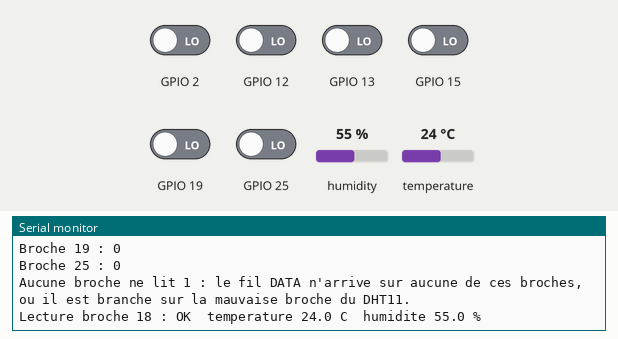
The program below on a simulated ESP32. Shown: the last lines printed to the serial monitor. The test bench sets the inputs (shaded band); at power-on: GPIO 2, GPIO 12, GPIO 13, GPIO 15, GPIO 19, GPIO 25 LOW, humidity 55 %, temperature 24 °C.

Above: at 4.2 s.
4.3 s: humidity set to 22 %
At 7.5 s:
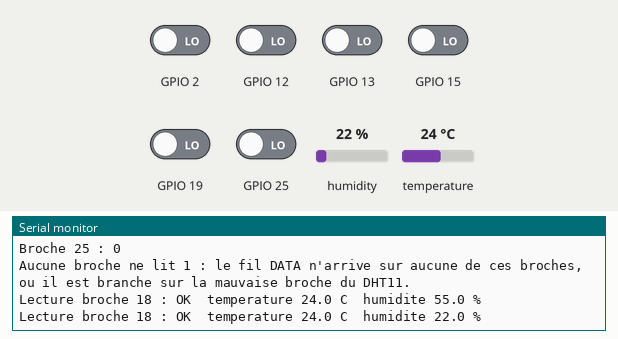
8.1 s: temperature set to 12 °C
At 10.6 s:
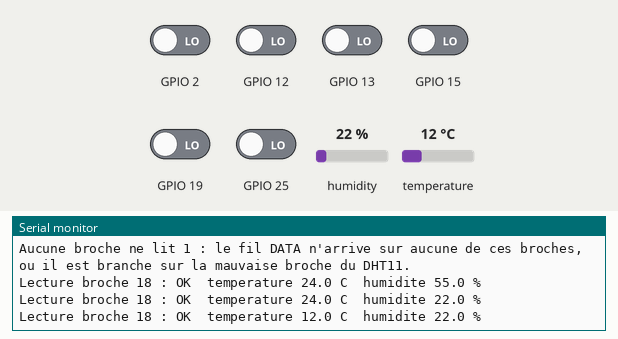
11.9 s: humidity set to 40 %
At 12.6 s:
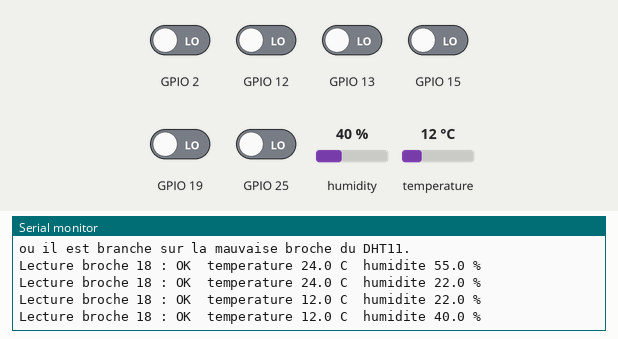
Timing chart, 0 to 14.9 s (numbered marks = the images above; inputs shaded):
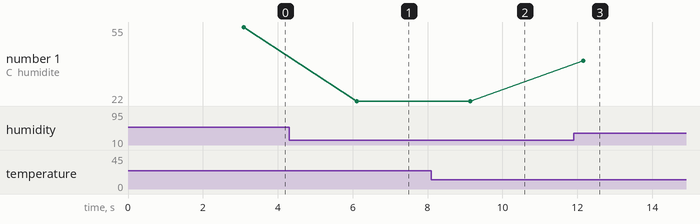

Measured:
- after the input at 4.3 s, the serial monitor: prints a new line after 1.8 s (image 1)
- after the input at 8.1 s, the serial monitor: prints a new line after 1.0 s (image 2)
- after the input at 11.9 s, the serial monitor: prints a new line after 0.26 s (image 3)
- plotted number 1: 55 → 22 after the input at 4.3 s, 22 → 40 after the input at 11.9 s

The program:

main.cpp
```cpp
/*
 * DIAGNOSTIC DHT11 (temporaire)
 *
 * 1) Cherche sur quelle broche arrive le fil DATA du DHT11 :
 *    le module DHT11 a une résistance qui tire DATA vers le +,
 *    donc la broche où il est branché lit 1, les broches libres lisent 0.
 * 2) Essaie ensuite de lire le DHT11 sur la broche 18, toutes les 3 s.
 *
 * Remettre ensuite le main.cpp normal.
 */

#include <Arduino.h>
#include <DHT.h>

constexpr int PIN_DHT = 18;
DHT dht(PIN_DHT, DHT11);

// Broches libres testées (sans 14 = PIR, ni les broches réservées de la carte)
const int CANDIDATES[] = {2, 12, 13, 15, 18, 19, 25};

void findDataPin() {
    Serial.println();
    Serial.println("--- Recherche du fil DATA ---");
    for (int pin : CANDIDATES) {
        pinMode(pin, INPUT_PULLDOWN);   // une broche libre est tirée vers 0
    }
    delay(50);
    bool found = false;
    for (int pin : CANDIDATES) {
        int level = digitalRead(pin);
        Serial.printf("Broche %2d : %d%s\n", pin, level, level ? "   <-- quelque chose est branche ici" : "");
        if (level) found = true;
    }
    if (!found) {
        Serial.println("Aucune broche ne lit 1 : le fil DATA n'arrive sur aucune de ces broches,");
        Serial.println("ou il est branche sur la mauvaise broche du DHT11.");
    }
    pinMode(PIN_DHT, INPUT);  // rend la broche 18 au DHT11
}

void setup() {
    Serial.begin(115200);
    delay(1000);
    Serial.println();
    Serial.println("=== Diagnostic DHT11 ===");
    findDataPin();
    dht.begin();
    delay(2000);  // le DHT11 a besoin d'1 a 2 s apres la mise sous tension
}

void loop() {
    float t = dht.readTemperature();
    float h = dht.readHumidity();
    if (isnan(t) || isnan(h)) {
        Serial.println("Lecture broche 18 : ECHEC (le capteur ne repond pas)");
    } else {
        Serial.printf("Lecture broche 18 : OK  temperature %.1f C  humidite %.1f %%\n", t, h);
    }
    delay(3000);
}
```
